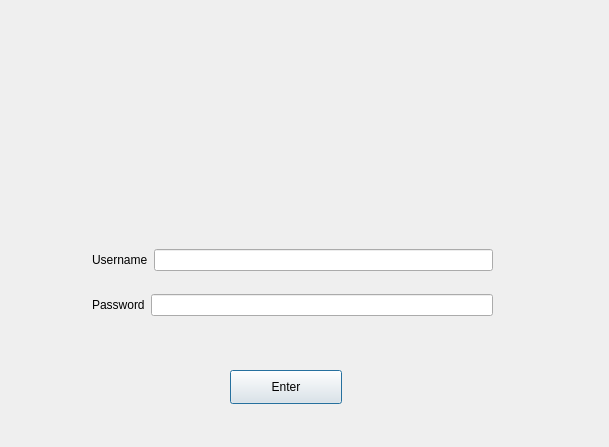
<?xml version="1.0" encoding="UTF-8"?>
<ui version="4.0">
 <class>returnbook</class>
 <widget class="QDialog" name="returnbook">
  <property name="geometry">
   <rect>
    <x>0</x>
    <y>0</y>
    <width>609</width>
    <height>447</height>
   </rect>
  </property>
  <property name="windowTitle">
   <string>Dialog</string>
  </property>
  <widget class="QPushButton" name="pushButton">
   <property name="geometry">
    <rect>
     <x>230</x>
     <y>370</y>
     <width>112</width>
     <height>34</height>
    </rect>
   </property>
   <property name="text">
    <string>Enter</string>
   </property>
  </widget>
  <widget class="QLabel" name="label40">
   <property name="geometry">
    <rect>
     <x>150</x>
     <y>10</y>
     <width>341</width>
     <height>191</height>
    </rect>
   </property>
   <property name="text">
    <string/>
   </property>
  </widget>
  <widget class="QWidget" name="">
   <property name="geometry">
    <rect>
     <x>92</x>
     <y>232</y>
     <width>401</width>
     <height>101</height>
    </rect>
   </property>
   <layout class="QVBoxLayout" name="verticalLayout">
    <item>
     <layout class="QHBoxLayout" name="horizontalLayout">
      <item>
       <widget class="QLabel" name="label_2">
        <property name="text">
         <string>Username</string>
        </property>
       </widget>
      </item>
      <item>
       <widget class="QLineEdit" name="username"/>
      </item>
     </layout>
    </item>
    <item>
     <layout class="QHBoxLayout" name="horizontalLayout_2">
      <item>
       <widget class="QLabel" name="label_3">
        <property name="text">
         <string>Password</string>
        </property>
       </widget>
      </item>
      <item>
       <widget class="QLineEdit" name="password">
        <property name="echoMode">
         <enum>QLineEdit::Password</enum>
        </property>
       </widget>
      </item>
     </layout>
    </item>
   </layout>
  </widget>
 </widget>
 <resources/>
 <connections/>
</ui>
